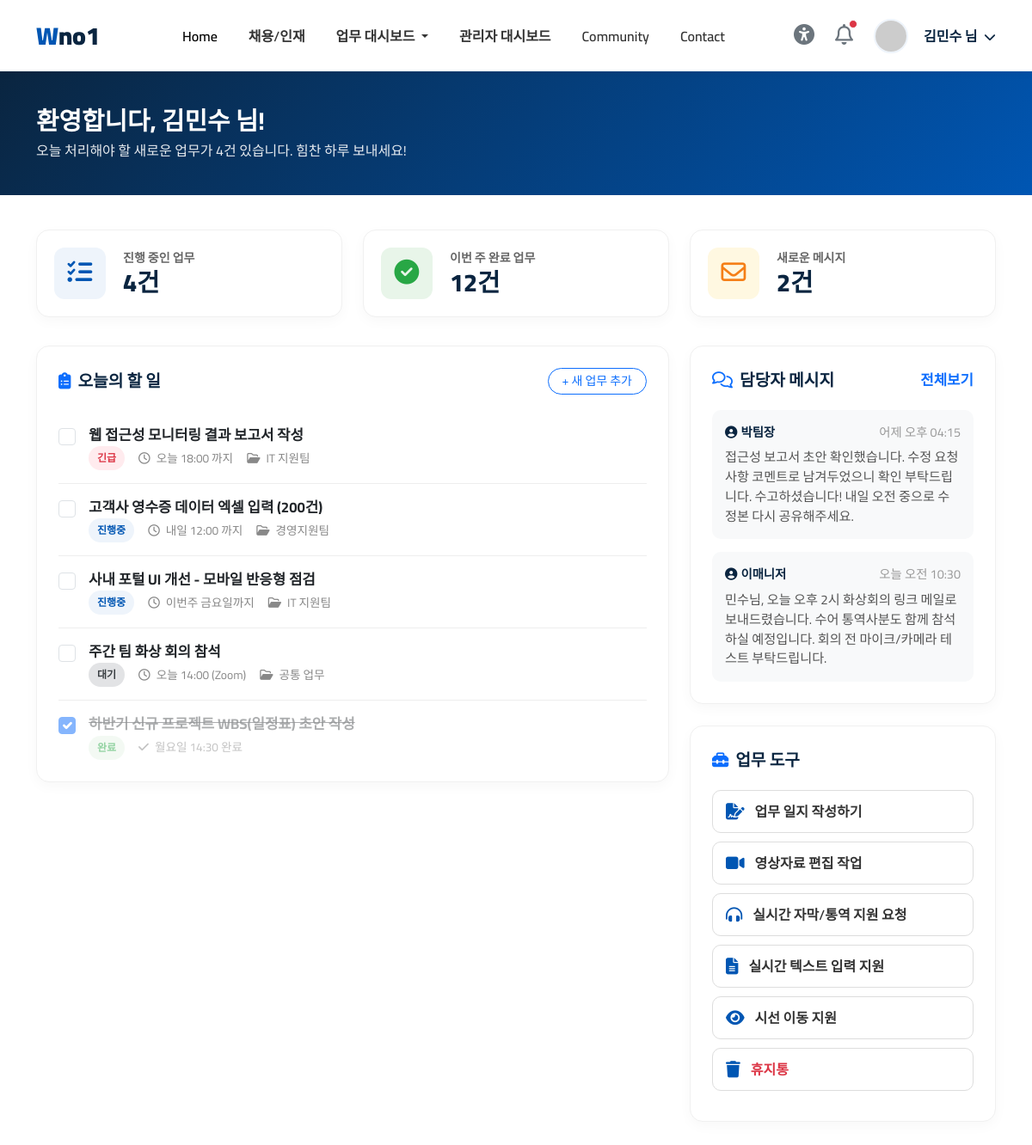
Screenshot of /emp_dash (signed in) with the database file from the repository.
### tables this page shows
CREATE TABLE jobs (
        id INTEGER PRIMARY KEY AUTOINCREMENT,
        user_id INTEGER,
        work_date TEXT,
        category TEXT,
        title TEXT NOT NULL,
        details TEXT,
        issues TEXT,
        dept TEXT DEFAULT '공통 업무',
        due_label TEXT DEFAULT '',
        status TEXT DEFAULT 'progress',
        created_at TEXT DEFAULT (datetime('now','localtime'))
    );

CREATE TABLE messages (
        id INTEGER PRIMARY KEY AUTOINCREMENT,
        user_id INTEGER,
        sender TEXT NOT NULL,
        recipient TEXT DEFAULT '',
        body TEXT NOT NULL,
        time_label TEXT DEFAULT '',
        is_read INTEGER DEFAULT 0,
        direction TEXT DEFAULT 'in',
        created_at TEXT DEFAULT (datetime('now','localtime'))
    );

### routers/dashboard.py (the view)
@router.get("/emp_dash", response_class=HTMLResponse)
async def emp_dash(request: Request):
    if not check_login(request):
        return RedirectResponse(url="/login", status_code=303)
    u = get_current_user(request)
    uid = u["user_id"]
    conn = get_sqlite()
    try:
        todos = with_status_meta(conn.execute(
            "SELECT * FROM jobs WHERE user_id=? AND status NOT IN ('done','trash') ORDER BY CASE status WHEN 'urgent' THEN 0 WHEN 'progress' THEN 1 ELSE 2 END, id",
            (uid,)).fetchall())
        done_recent = with_status_meta(conn.execute(
            "SELECT * FROM jobs WHERE user_id=? AND status='done' ORDER BY id DESC LIMIT 1", (uid,)).fetchall())
        done_count = conn.execute("SELECT COUNT(*) FROM jobs WHERE user_id=? AND status='done'", (uid,)).fetchone()[0]
        unread_msgs = conn.execute(
            "SELECT * FROM messages WHERE user_id=? AND is_read=0 ORDER BY id DESC", (uid,)).fetchall()
    finally:
        conn.close()
    return templates.TemplateResponse(
        request=request, name="/top/emp_dash.html", context={
            "request": request, "page_title": "업무 대시보드",
            "user_name": u["user_name"],
            "todos": todos, "done_recent": done_recent, "done_count": done_count,
            "progress_count": len(todos),
            "messages": [dict(m) for m in unread_msgs],
            "unread_count": len(unread_msgs),
        }
    )

### templates/top/emp_dash.html (shortened to what this page needs)
<!DOCTYPE html>
<html lang="ko">
{% include 'common/header.html' %}
<body>
{% include 'common/topbar.html' %}
<div class="dash-header">
 <div class="container">
 <h2>환영합니다, {{ user_name }} 님!</h2>
 <p>오늘 처리해야 할 새로운 업무가 {{ progress_count }}건 있습니다. 힘찬 하루 보내세요!</p>
</div>
</div>
<div class="container pb-5">
 <div class="row">
 <div class="col-lg-4 col-md-6">
 <a href="#task-list" class="text-decoration-none small">
 <div class="stat-card">
 <div class="stat-icon bg-blue-light">
 <i class="fas fa-tasks"></i>
</div>
 <div class="stat-info">
 <p>진행 중인 업무</p>
 <h3>{{ progress_count }}<span>건</span></h3>
</div>
</div>
</a>
</div>
 <div class="col-lg-4 col-md-6">
 <a href="/completed_jobs" class="text-decoration-none small">
 <div class="stat-card">
 <div class="stat-icon bg-green-light">
 <i class="fas fa-check-circle"></i>
</div>
 <div class="stat-info">
 <p>이번 주 완료 업무</p>
 <h3>{{ done_count }}<span>건</span></h3>
</div>
</div>
</a>
</div>
 <div class="col-lg-4 col-md-6">
 <a href="/newarrived_jobs" class="text-decoration-none small">
 <div class="stat-card">
 <div class="stat-icon bg-yellow-light">
 <i class="far fa-envelope"></i>
</div>
 <div class="stat-info">
 <p>새로운 메시지</p>
 <h3>{{ unread_count }}<span>건</span></h3>
</div>
</div>
</a>
</div>
</div>
 <div class="row mt-2">
 <div class="col-lg-8">
 <div class="content-card">
 <div class="card-title">
 <span><i class="fas fa-clipboard-list me-2 text-primary"></i>오늘의 할 일</span>
 <a href="/new_job" class="btn btn-sm btn-outline-primary rounded-pill px-3">+ 새 업무 추가</a>
</div>
 <div class="task-list" id="task-list">
 {% for t in todos %}
 <div class="task-item">
 <input class="form-check-input task-checkbox" type="checkbox" id="task{{ t.id }}"
 onchange="toggleJob({{ t.id }}, this)">
 <div class="task-content">
 <a href="/job/{{ t.id }}" class="task-title text-decoration-none text-dark">{{ t.title }}</a>
 <div class="task-meta d-flex align-items-center gap-3">
 <span class="badge-status {{ t.status_class }}" {% if t.status_style %}style="{{ t.status_style }}"{% endif %}>{{ t.status_label }}</span>
 {% if t.due_label %}<span><i class="far fa-clock"></i> {{ t.due_label }}</span>{% endif %}
 <span><i class="far fa-folder-open"></i> {{ t.dept }}</span>
</div>
</div>
</div>
 {% endfor %}
 {% for t in done_recent %}
 <div class="task-item opacity-50">
 <input class="form-check-input task-checkbox" type="checkbox" id="task{{ t.id }}" checked
 onchange="toggleJob({{ t.id }}, this)">
 <div class="task-content">
 <a href="/job/{{ t.id }}" class="task-title text-decoration-none text-muted" style="text-decoration: line-through !important;">{{ t.title }}</a>
 <div class="task-meta d-flex align-items-center gap-3">
 <span class="badge-status status-done">완료</span>
 {% if t.due_label %}<span><i class="fas fa-check"></i> {{ t.due_label }}</span>{% endif %}
</div>
</div>
</div>
 {% endfor %}
</div>
</div>
</div>
 <div class="col-lg-4">
 <div class="content-card">
 <div class="card-title">
 <span><i class="far fa-comments me-2 text-primary"></i>담당자 메시지</span>
 <a href="/notifications" class="text-decoration-none small">전체보기</a>
</div>
 {% for m in messages %}
 <div class="msg-item">
 <div class="msg-header">
 <span class="msg-sender"><i class="fas fa-user-circle me-1"></i>{{ m.sender }}</span>
 <span class="msg-time">{{ m.time_label }}</span>
</div>
 <div class="msg-body">{{ m.body }}</div>
</div>
 {% else %}
 <p class="text-muted small text-center py-3">새 메시지가 없습니다.</p>
 {% endfor %}
</div>
 <div class="content-card">
 <div class="card-title">
 <span><i class="fas fa-toolbox me-2 text-primary"></i>업무 도구</span>
</div>
 <a href="/job_diary" class="tool-btn">
 <i class="fas fa-file-signature"></i> 업무 일지 작성하기
</a>
 <a href="/youtube_edit" class="tool-btn">
 <i class="fas fa-video"></i> 영상자료 편집 작업
</a>
 <a href="/real_trans" class="tool-btn">
 <i class="fas fa-headphones-alt"></i> 실시간 자막/통역 지원 요청
</a>
 <a href="/voice" class="tool-btn">
 <i class="fas fa-file-text"></i> 실시간 텍스트 입력 지원
</a>
 <a href="/eyemouse" class="tool-btn">
 <i class="fas fa-eye"></i> 시선 이동 지원
</a>
 <a href="/trash" class="tool-btn text-danger">
 <i class="fas fa-trash"></i> 휴지통
</a>
</div>
</div>
</div>
</div>
</body>
</html>

### templates/common/header.html (style rules this page uses)
:root { --primary-blue: #0056b3; --light-blue: #eef4fb; --dark-blue: #0a2540; --text-color: #333333; --gray-bg: #f8f9fa; --success-color: #28a745; --warning-color: #ffc107; --danger-color: #dc3545; }
body { font-family: 'Cairo', sans-serif; color: var(--text-color); background-color: #ffffff; }
.dash-header { background: linear-gradient(135deg, var(--dark-blue) 0%, var(--primary-blue) 100%); padding: 40px 0; color: white; margin-bottom: 40px; }
.dash-header h2 { font-weight: 700; font-size: 1.8rem; margin-bottom: 5px; }
.dash-header p { opacity: 0.9; margin: 0; }
.content-card { background: #fff; border-radius: 15px; padding: 25px; box-shadow: 0 5px 15px rgba(0,0,0,0.03); margin-bottom: 25px; border: 1px solid #f0f0f0; }
.card-title { font-weight: 700; color: var(--dark-blue); font-size: 1.2rem; margin-bottom: 20px; display: flex; justify-content: space-between; align-items: center; }
.stat-card { display: flex; align-items: center; padding: 20px; border-radius: 15px; background: #fff; box-shadow: 0 5px 15px rgba(0,0,0,0.03); margin-bottom: 25px; border: 1px solid #f0f0f0; transition: transform 0.2s; }
.stat-icon { width: 60px; height: 60px; border-radius: 12px; display: flex; align-items: center; justify-content: center; font-size: 1.8rem; margin-right: 20px; }
.stat-info h3 { font-size: 1.8rem; font-weight: 800; margin: 0; color: var(--dark-blue); }
.stat-info p { margin: 0; color: #666; font-weight: 600; }
.bg-blue-light { background-color: var(--light-blue); color: var(--primary-blue); }
.bg-green-light { background-color: #e8f5e9; color: var(--success-color); }
.bg-yellow-light { background-color: #fff8e1; color: #f57f17; }
.badge-status { padding: 5px 10px; border-radius: 20px; font-size: 0.75rem; font-weight: 700; }
.status-progress { background-color: var(--light-blue); color: var(--primary-blue); }
.status-done { background-color: #e8f5e9; color: var(--success-color); }
.status-urgent { background-color: #ffebee; color: var(--danger-color); }
.task-item { display: flex; align-items: flex-start; padding: 15px 0; border-bottom: 1px solid #eee; }
.task-item:last-child { border-bottom: none; padding-bottom: 0; }
.task-checkbox { margin-top: 4px; margin-right: 15px; width: 20px; height: 20px; cursor: pointer; }
.task-content { flex-grow: 1; }
.task-title { font-weight: 700; color: var(--text-color); margin-bottom: 5px; font-size: 1.05rem; }
.task-meta { font-size: 0.85rem; color: #888; }
.task-meta i { margin-right: 4px; }
.msg-item { padding: 15px; border-radius: 10px; background-color: var(--gray-bg); margin-bottom: 15px; }
.msg-item:last-child { margin-bottom: 0; }
.msg-header { display: flex; justify-content: space-between; margin-bottom: 8px; font-size: 0.9rem; }
.msg-sender { font-weight: 700; color: var(--dark-blue); }
.msg-time { color: #999; }
.msg-body { font-size: 0.95rem; color: #555; line-height: 1.5; }
.tool-btn { display: flex; align-items: center; padding: 12px 15px; border-radius: 10px; background-color: #fff; border: 1px solid #ddd; color: var(--text-color); text-decoration: none; font-weight: 600; margin-bottom: 10px; transition: all 0.2s; }
.tool-btn i { font-size: 1.2rem; margin-right: 12px; color: var(--primary-blue); }

### rows the page displays
jobs: title "웹 접근성 모니터링 결과 보고서 작성", status_label "긴급", due_label "오늘 18:00 까지", dept "IT 지원팀"
jobs: title "고객사 영수증 데이터 엑셀 입력 (200건)", status_label "진행중", due_label "내일 12:00 까지", dept "경영지원팀"
jobs: title "사내 포털 UI 개선 - 모바일 반응형 점검", status_label "진행중", due_label "이번주 금요일까지", dept "IT 지원팀"
jobs: title "주간 팀 화상 회의 참석", status_label "대기", due_label "오늘 14:00 (Zoom)", dept "공통 업무"
jobs: title "하반기 신규 프로젝트 WBS(일정표) 초안 작성", due_label "월요일 14:30 완료"
messages: sender "박팀장", time_label "어제 오후 04:15", body "접근성 보고서 초안 확인했습니다. 수정 요청사항 코멘트로 남겨두었으니 확인 부탁드립니다. 수고하셨습니다! 내일 오전 중으로 수정본 다시 공유해주세요."
messages: sender "이매니저", time_label "오늘 오전 10:30", body "민수님, 오늘 오후 2시 화상회의 링크 메일로 보내드렸습니다. 수어 통역사분도 함께 참석하실 예정입니다. 회의 전 마이크/카메라 테스트 부탁드립니다."

### other values shown
{{ user_name }} "김민수"
{{ progress_count }} "4"
{{ done_count }} "12"
{{ unread_count }} "2"
